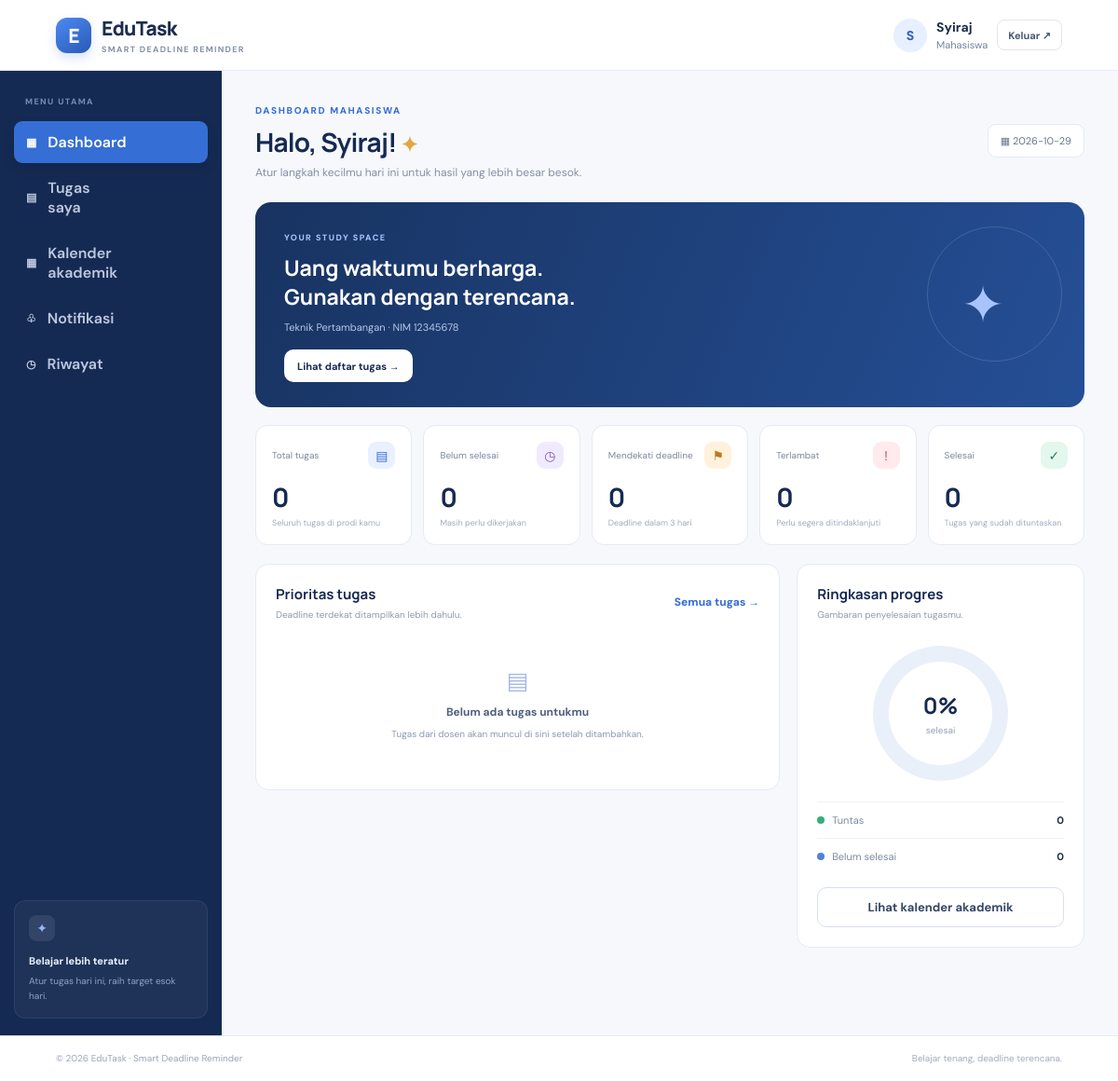
Page /mahasiswa (signed in) on the committed database.
### tables this page shows
CREATE TABLE users (
          id INTEGER PRIMARY KEY AUTOINCREMENT, name TEXT NOT NULL, prodi TEXT NOT NULL,
          nim TEXT UNIQUE NOT NULL, password_hash TEXT NOT NULL, role TEXT NOT NULL,
          payment_status TEXT NOT NULL DEFAULT 'aktif', created_at TEXT NOT NULL
        );

### app.py (the view)
@app.route("/mahasiswa")
def m_dashboard():
    r = login_required("mahasiswa")
    if r:
        return r
    u = current_user()
    tasks = student_tasks(u)
    stats = {
        "total": len(tasks),
        "open": sum(t["display_status"] != "Selesai" for t in tasks),
        "soon": sum(
            t["display_status"] != "Selesai" and 0 <= t["days_left"] <= 3 for t in tasks
        ),
        "late": sum(t["display_status"] == "Terlambat" for t in tasks),
        "done": sum(t["display_status"] == "Selesai" for t in tasks),
    }
    return render_template("pages/mahasiswa/dashboard.html", tasks=tasks, stats=stats)

### app.py (called while the page is built, shortened)
def db():
    con = sqlite3.connect(DB_PATH)
    con.row_factory = sqlite3.Row
    con.execute("PRAGMA foreign_keys = ON")
    return con

def current_user():
    uid = session.get("user_id")
    if not uid:
        return None
    with db() as c:
        return c.execute("SELECT * FROM users WHERE id=?", (uid,)).fetchone()

def login_required(role=None):
    u = current_user()
    if not u:
        flash("Silakan masuk terlebih dahulu.", "error")
        return redirect(url_for("index"))
    if role and u["role"] != role:
        abort(403)
    return None

def student_tasks(student):
    today = date.today().isoformat()
    with db() as c:
        rows = c.execute(
            """SELECT t.*, s.progress, s.status, s.submitted_at, s.updated_at, u.name AS lecturer_name
          FROM tasks t JOIN users u ON u.id=t.lecturer_id
          LEFT JOIN submissions s ON s.task_id=t.id AND s.student_id=?
          WHERE t.prodi=? AND EXISTS (SELECT 1 FROM lecturer_courses lc WHERE lc.lecturer_id=t.lecturer_id AND lc.prodi=t.prodi AND lc.course=t.course)
          ORDER BY t.deadline ASC""",
            (student["id"], student["prodi"]),
        ).fetchall()
    result = []
    return result

@app.context_processor
def common_context():
    u = current_user()
    return {
        "user": u,
        "today": date.today().isoformat(),
        "PRODI": PRODI,
        "COURSES": COURSES,
    }

### templates/pages/mahasiswa/dashboard.html
{% extends "base.html" %}{% block title %}Dashboard Mahasiswa{% endblock %}{%
block content %}
<div class="page-heading">
    <div>
        <span class="eyebrow">DASHBOARD MAHASISWA</span>
        <h1>Halo, {{ user['name'].split()[0] }}! <span class="wave">✦</span></h1>
        <p>Atur langkah kecilmu hari ini untuk hasil yang lebih besar besok.</p>
    </div>
    <div class="date-chip">▦ {{ today }}</div>
</div>
<div class="welcome-banner">
    <div>
        <span class="banner-tag">YOUR STUDY SPACE</span>
        <h2>
            Uang waktumu berharga.
            <br />
            Gunakan dengan terencana.
        </h2>
        <p>{{ user['prodi'] }} · NIM {{ user['nim'] }}</p>
        <a href="{{ url_for('m_tasks') }}" class="btn btn-light">Lihat daftar tugas →</a>
    </div>
    <div class="banner-art">
        ✦
        <div class="banner-circle"></div>
    </div>
</div>
<div class="stats-grid">
    <div class="stat-card">
        <div class="stat-top">
            <span>Total tugas</span><span class="stat-icon blue-bg">▤</span>
        </div>
        <b>{{ stats.total }}</b><small>Seluruh tugas di prodi kamu</small>
    </div>
    <div class="stat-card">
        <div class="stat-top">
            <span>Belum selesai</span><span class="stat-icon purple-bg">◷</span>
        </div>
        <b>{{ stats.open }}</b><small>Masih perlu dikerjakan</small>
    </div>
    <div class="stat-card">
        <div class="stat-top">
            <span>Mendekati deadline</span><span class="stat-icon orange-bg">⚑</span>
        </div>
        <b>{{ stats.soon }}</b><small>Deadline dalam 3 hari</small>
    </div>
    <div class="stat-card">
        <div class="stat-top">
            <span>Terlambat</span><span class="stat-icon red-bg">!</span>
        </div>
        <b>{{ stats.late }}</b><small>Perlu segera ditindaklanjuti</small>
    </div>
    <div class="stat-card">
        <div class="stat-top">
            <span>Selesai</span><span class="stat-icon green-bg">✓</span>
        </div>
        <b>{{ stats.done }}</b><small>Tugas yang sudah dituntaskan</small>
    </div>
</div>
<div class="content-grid">
    <section class="panel">
        <div class="panel-heading">
            <div>
                <h2>Prioritas tugas</h2>
                <p>Deadline terdekat ditampilkan lebih dahulu.</p>
            </div>
            <a class="text-link" href="{{ url_for('m_tasks') }}">Semua tugas →</a>
        </div>
        {% if tasks %}
            <div class="task-list">
                {% for t in tasks[:5] %}
                    <div class="task-row">
                        <span class="task-mark {% if t.display_status=='Selesai' %}mark-green{% elif t.days_left<0 %}mark-red{% else %}mark-blue{% endif %}">{% if t.display_status=="Selesai" %}✓{% elif t.days_left<0 %}!{% else
                        %}▤{% endif %}</span>
                    <div class="task-main">
                        <b>{{ t.title }}</b><small>{{ t.course }} · Deadline {{ t.deadline }}</small>
                        <div class="progress-track">
                            <i style="width:{{ t.progress }}%"></i>
                        </div>
                    </div>
                    <span class="pill {% if t.display_status=='Selesai' %}pill-green{% elif t.display_status=='Terlambat' %}pill-red{% elif t.days_left<=3 %}pill-yellow{% else %}pill-blue{% endif %}">{{ t.display_status }}</span>
                </div>
        {% endfor %}
    </div>
{% else %}
    <div class="empty-state">
        <div>▤</div>
        <b>Belum ada tugas untukmu</b>
        <p>Tugas dari dosen akan muncul di sini setelah ditambahkan.</p>
    </div>
{% endif %}
</section>
<aside class="panel">
    <div class="panel-heading">
        <div>
            <h2>Ringkasan progres</h2>
            <p>Gambaran penyelesaian tugasmu.</p>
        </div>
    </div>
    <div class="donut-wrap">
        <div class="donut"
             style="--pct:{{ (stats.done * 100 // stats.total) if stats.total else 0 }}">
            <div>
                <b>{{ (stats.done * 100 // stats.total) if stats.total else 0 }}%</b><small>selesai</small>
            </div>
        </div>
    </div>
    <div class="legend-line">
        <span><i class="legend-dot dot-green"></i>Tuntas</span><b>{{ stats.done }}</b>
    </div>
    <div class="legend-line">
        <span><i class="legend-dot dot-blue"></i>Belum selesai</span><b>{{ stats.open }}</b>
    </div>
    <a class="btn btn-outline btn-full" href="{{ url_for('m_calendar') }}">Lihat kalender akademik</a>
</aside>
</div>
{% endblock %}

### templates/base.html (shortened to what this page needs)
<!DOCTYPE html><html lang="id"><head><link rel="stylesheet" href="{{ url_for('static', filename='style.css') }}"></head><body>
<header class="topbar"><a class="brand" href="{{ url_for('index') }}"><span class="brand-icon">E</span><span>EduTask<small>SMART DEADLINE REMINDER</small></span></a>{% if user %}<div class="top-user"><span class="avatar">{{ user['name'][0]|upper }}</span><span><b>{{ user['name'] }}</b><small>{{ {'mahasiswa':'Mahasiswa','dosen':'Dosen','admin':'Administrator'}[user['role']] }}</small></span><a class="btn btn-ghost btn-sm" href="{{ url_for('logout') }}">Keluar ↗</a></div>{% else %}<div class="top-links"><a href="{{ url_for('login') }}">Masuk</a><a class="btn btn-primary btn-sm" href="{{ url_for('m_register') }}">Mulai sekarang</a></div>{% endif %}</header>
{% if user and user["role"] in ["mahasiswa","dosen"] %}<div class="app-shell"><aside class="sidebar"><div class="side-label">MENU UTAMA</div>{% if user["role"]=="mahasiswa" %}<a class="side-link {% if request.endpoint=='m_dashboard' %}active{% endif %}"
   href="{{ url_for('m_dashboard') }}">▦ <span>Dashboard</span></a><a class="side-link {% if request.endpoint=='m_tasks' %}active{% endif %}"
   href="{{ url_for('m_tasks') }}">▤ <span>Tugas saya</span></a><a class="side-link {% if request.endpoint=='m_calendar' %}active{% endif %}"
   href="{{ url_for('m_calendar') }}">▦ <span>Kalender akademik</span></a><a class="side-link {% if request.endpoint=='m_notifications' %}active{% endif %}"
   href="{{ url_for('m_notifications') }}">♧ <span>Notifikasi</span></a><a class="side-link {% if request.endpoint=='m_history' %}active{% endif %}"
   href="{{ url_for('m_history') }}">◷ <span>Riwayat</span></a>{% endif %}<div class="sidebar-bottom"><div class="mini-logo">✦</div><b>Belajar lebih teratur</b><p>Atur tugas hari ini, raih target esok hari.</p></div></aside><main class="main-content">{% else %}<main class="public-main">{% endif %}
{% block content %}{% endblock %}</main>{% if user and user["role"] in ["mahasiswa","dosen"] %}</div>{% endif %}<footer class="footer">© 2026 EduTask · Smart Deadline Reminder <span>Belajar tenang, deadline terencana.</span></footer></body></html>

### rows in the picture
users: name "S", name "Syiraj", role "Mahasiswa", prodi "Teknik Pertambangan", nim "12345678"

### other values in the picture
{{ stats.total }} "0"
{{ stats.open }} "0"
{{ stats.soon }} "0"
{{ stats.late }} "0"
{{ stats.done }} "0"
{{ (stats.done * 100 // stats.total) if stats.total else 0 }} "0"
